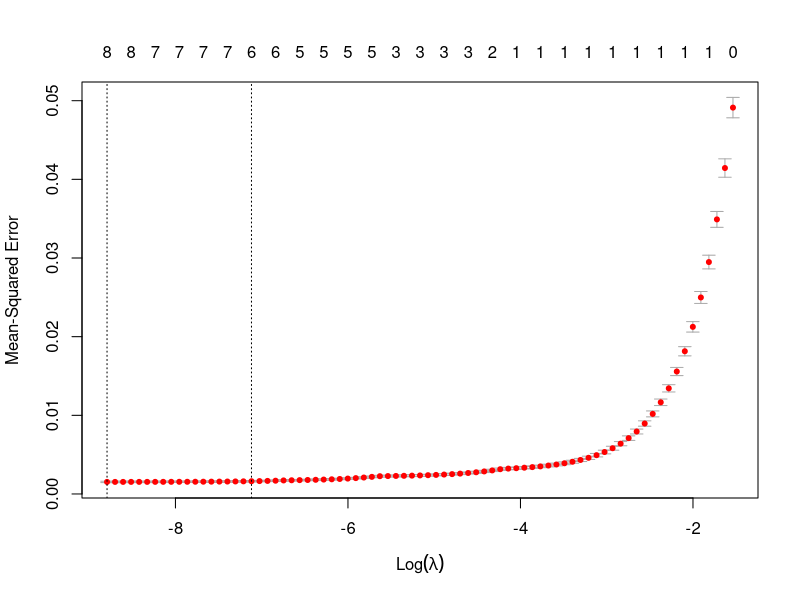
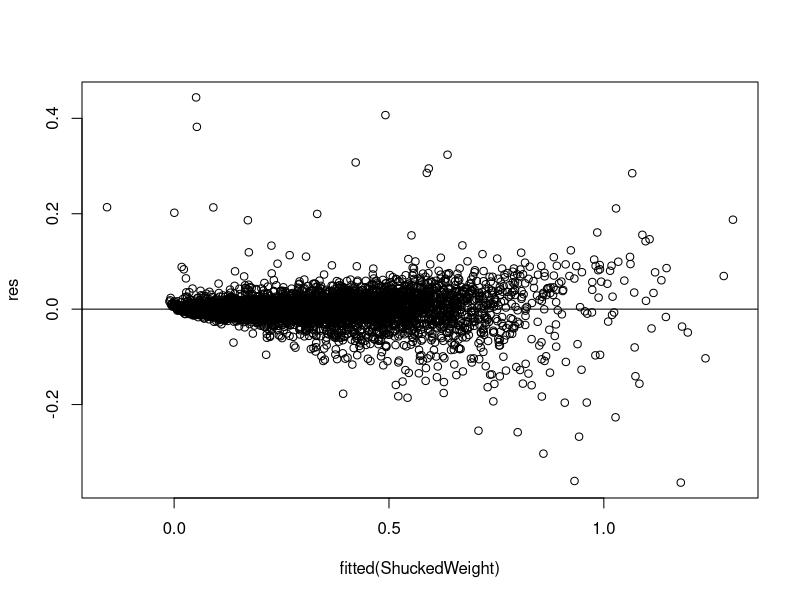
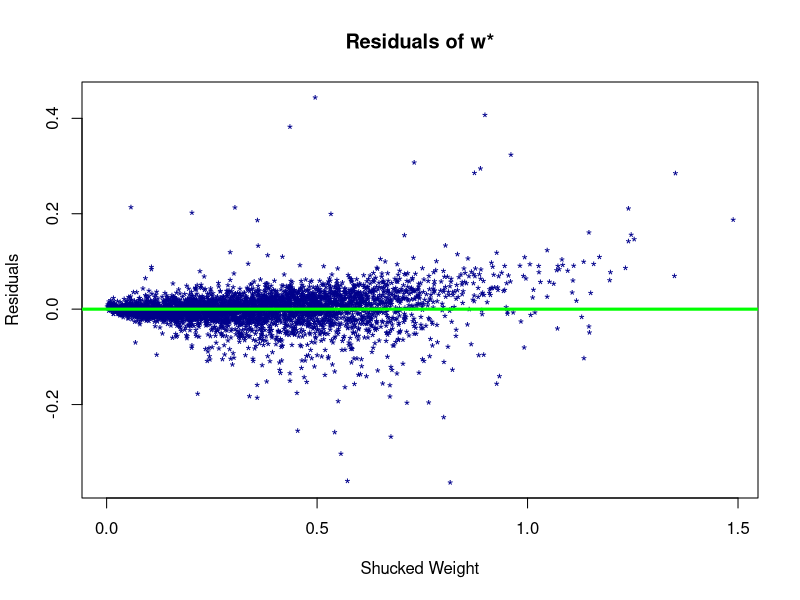
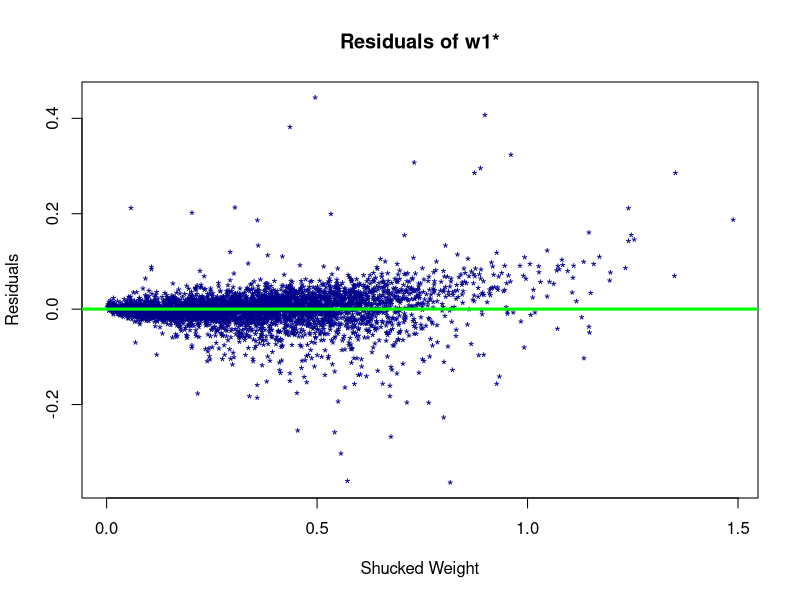
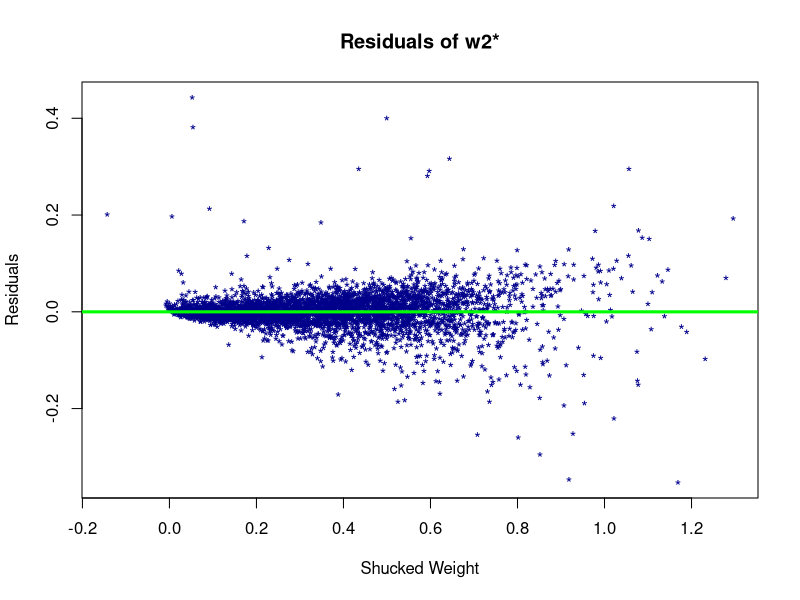

Here is the R script that generated these plots, in order:
library(readr)
library(glmnet)


abalone <- read_csv("abalone.csv")


#Number 1
ShuckedWeight <- lm(`Shucked weight` ~ Sex + Length + Diameter + Height + `Whole weight` + `Viscera weight` + `Shell weight` + Rings, data = abalone)
AdjustedRsquared <- summary(ShuckedWeight)$adj.r.squared
print(ShuckedWeight)
print(paste("Adjusted R-squared:", AdjustedRsquared))


#Number 2

#Testing Sex
NoSex <- lm(`Shucked weight` ~ Length + Diameter + Height + `Whole weight` + `Viscera weight` + `Shell weight` + Rings, data = abalone)
print(NoSex)
NoSexRsquared <- summary(NoSex)$adj.r.squared
print(paste("Adjusted R-squared:", AdjustedRsquared, " Adjusted R-squared Without Sex:", NoSexRsquared))


#Testing Length
NoLength <- lm(`Shucked weight` ~ Sex + Diameter + Height + `Whole weight` + `Viscera weight` + `Shell weight` + Rings, data = abalone)
NoLengthRsquared <- summary(NoLength)$adj.r.squared
print(paste("Adjusted R-squared:", AdjustedRsquared, " Adjusted R-squared Without Length:", NoLengthRsquared))

#Testing Diameter
NoDiameter <- lm(`Shucked weight` ~ Sex + Length + Height + `Whole weight` + `Viscera weight` + `Shell weight` + Rings, data = abalone)
NoDiameterRsquared <- summary(NoDiameter)$adj.r.squared
print(paste("Adjusted R-squared:", AdjustedRsquared, " Adjusted R-squared Without Diameter:", NoDiameterRsquared))


#Testing Height
NoHeight <- lm(`Shucked weight` ~ Sex + Length + Diameter + `Whole weight` + `Viscera weight` + `Shell weight` + Rings, data = abalone)
NoHeightRsquared <- summary(NoHeight)$adj.r.squared
print(paste("Adjusted R-squared:", AdjustedRsquared, " Adjusted R-squared Without Height:", NoHeightRsquared))


#Testing Whole Weight
NoWhole <- lm(`Shucked weight` ~ Sex + Length + Diameter + Height + `Viscera weight` + `Shell weight` + Rings, data = abalone)
NoWholeRsquared <- summary(NoWhole)$adj.r.squared
print(paste("Adjusted R-squared:", AdjustedRsquared, " Adjusted R-squared Without Whole Weight:", NoWholeRsquared))


#Testing Viscera Weight
NoV <- lm(`Shucked weight` ~ Sex + Length + Diameter + Height + `Whole weight` + `Shell weight` + Rings, data = abalone)
NoVRsquared <- summary(NoV)$adj.r.squared
print(paste("Adjusted R-squared:", AdjustedRsquared, " Adjusted R-squared Without V Weight:", NoVRsquared))

#Testing Shell Weight
NoShell <- lm(`Shucked weight` ~ Sex + Length + Diameter + Height + `Whole weight` + `Viscera weight` + Rings, data = abalone)
NoShellRsquared <- summary(NoShell)$adj.r.squared
print(paste("Adjusted R-squared:", AdjustedRsquared, " Adjusted R-squared Without S Weight:", NoShellRsquared))


#Testing Rings
NoR <- lm(`Shucked weight` ~ Sex + Length + Diameter + Height + `Whole weight` + `Viscera weight` + `Shell weight`, data = abalone)
NoRRsquared <- summary(NoR)$adj.r.squared
print(paste("Adjusted R-squared:", AdjustedRsquared, " Adjusted R-squared Without Rings:", NoRRsquared))



w1 <- lm(`Shucked weight` ~ Sex + Length + Diameter + `Whole weight` + `Viscera weight` + `Shell weight` + Rings, data = abalone)
NoHeightRsquared <- summary(w1)$adj.r.squared
print(NoHeightRsquared)
coefficients(w1)


#Number 3 Lasso

x <- data.matrix(abalone[, c('Sex', 'Length', 'Diameter', 'Height', 'Whole weight', 'Viscera weight', 'Shell weight', 'Rings')])
y <- abalone$`Shucked weight`

cv_model <- cv.glmnet(x, y, alpha = 1)
best_lambda <- cv_model$lambda.min

plot(cv_model)

best_model <- glmnet(x, y, alpha = 1, lambda = best_lambda)
coef(best_model)

predict(best_model, newx = x)


#Number 5
w1_summary <- summary(w1)
w2_summary <- summary(best_model)

mean(w1_summary$residuals^2)
mean((abalone$`Shucked weight` - predict(best_model, newx = x))^2)

#Number 6

res <- ShuckedWeight$residuals
plot(fitted(ShuckedWeight), res)
abline(0,0)


# w* residuals
plot(abalone$`Shucked weight`, resid(ShuckedWeight), ylab = "Residuals", xlab = "Shucked Weight", pch = "*", col = 'darkblue', main = "Residuals of w*")
x <- seq(0, 1, length = 100 )
abline(x, 0*x, lwd=3, col = "green")

# w1* residuals 
plot(abalone$`Shucked weight`, resid(w1), ylab = "Residuals", xlab = "Shucked Weight", pch = "*", col = 'darkblue', main = "Residuals of w1*")
x <- seq(0, 1, length = 100 )
abline(x, 0*x, lwd=3, col = "green")

# w2* residuals
x <- as.matrix(abalone[, c('Length', 'Diameter', 'Height', 'Whole weight', 'Viscera weight', 'Shell weight', 'Rings')])
y <- as.numeric(abalone$`Shucked weight`)
lasso_model_w2 <- glmnet(x, y, alpha = 1, lambda = best_lambda)

fitted_values <- predict(lasso_model_w2, newx = x)
residuals <- y - fitted_values

# Plot the residuals against the fitted values
plot(fitted_values, residuals, ylab = "Residuals", xlab = "Shucked Weight", pch = "*", col = 'darkblue', main = "Residuals of w2*")
abline(h = 0, lwd=3, col = "green") 